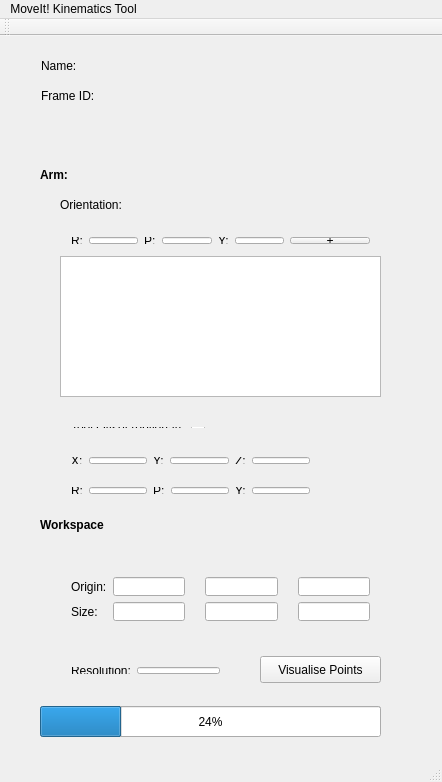
<?xml version="1.0" encoding="UTF-8"?>
<ui version="4.0">
 <class>MainWindow</class>
 <widget class="QMainWindow" name="MainWindow">
  <property name="geometry">
   <rect>
    <x>0</x>
    <y>0</y>
    <width>442</width>
    <height>782</height>
   </rect>
  </property>
  <property name="windowTitle">
   <string>MainWindow</string>
  </property>
  <widget class="QWidget" name="centralWidget">
   <widget class="QWidget" name="layoutWidget">
    <property name="geometry">
     <rect>
      <x>60</x>
      <y>190</y>
      <width>321</width>
      <height>29</height>
     </rect>
    </property>
    <layout class="QHBoxLayout" name="horizontalLayout">
     <item>
      <widget class="QLabel" name="label_8">
       <property name="text">
        <string>R:</string>
       </property>
      </widget>
     </item>
     <item>
      <widget class="QLineEdit" name="edit_text_roll"/>
     </item>
     <item>
      <widget class="QLabel" name="label_9">
       <property name="text">
        <string>P:</string>
       </property>
      </widget>
     </item>
     <item>
      <widget class="QLineEdit" name="edit_text_pitch"/>
     </item>
     <item>
      <widget class="QLabel" name="label_10">
       <property name="text">
        <string>Y:</string>
       </property>
      </widget>
     </item>
     <item>
      <widget class="QLineEdit" name="edit_text_yaw"/>
     </item>
     <item>
      <spacer name="horizontalSpacer">
       <property name="orientation">
        <enum>Qt::Horizontal</enum>
       </property>
       <property name="sizeHint" stdset="0">
        <size>
         <width>40</width>
         <height>20</height>
        </size>
       </property>
      </spacer>
     </item>
     <item>
      <widget class="QPushButton" name="add_button">
       <property name="text">
        <string>+</string>
       </property>
      </widget>
     </item>
    </layout>
   </widget>
   <widget class="QLabel" name="label_2">
    <property name="geometry">
     <rect>
      <x>41</x>
      <y>51</y>
      <width>64</width>
      <height>17</height>
     </rect>
    </property>
    <property name="text">
     <string>Frame ID:</string>
    </property>
   </widget>
   <widget class="QLabel" name="label_7">
    <property name="geometry">
     <rect>
      <x>60</x>
      <y>160</y>
      <width>91</width>
      <height>17</height>
     </rect>
    </property>
    <property name="text">
     <string>Orientation:</string>
    </property>
   </widget>
   <widget class="QLabel" name="label">
    <property name="geometry">
     <rect>
      <x>41</x>
      <y>21</y>
      <width>43</width>
      <height>17</height>
     </rect>
    </property>
    <property name="text">
     <string>Name:</string>
    </property>
   </widget>
   <widget class="QTableWidget" name="table_widget">
    <property name="geometry">
     <rect>
      <x>60</x>
      <y>220</y>
      <width>321</width>
      <height>141</height>
     </rect>
    </property>
   </widget>
   <widget class="QPushButton" name="compute_button">
    <property name="geometry">
     <rect>
      <x>40</x>
      <y>670</y>
      <width>341</width>
      <height>27</height>
     </rect>
    </property>
    <property name="text">
     <string>Compute</string>
    </property>
   </widget>
   <widget class="QLabel" name="label_15">
    <property name="geometry">
     <rect>
      <x>40</x>
      <y>130</y>
      <width>66</width>
      <height>17</height>
     </rect>
    </property>
    <property name="font">
     <font>
      <weight>75</weight>
      <bold>true</bold>
     </font>
    </property>
    <property name="text">
     <string>Arm:</string>
    </property>
   </widget>
   <widget class="QLabel" name="label_4">
    <property name="geometry">
     <rect>
      <x>40</x>
      <y>480</y>
      <width>81</width>
      <height>17</height>
     </rect>
    </property>
    <property name="font">
     <font>
      <weight>75</weight>
      <bold>true</bold>
     </font>
    </property>
    <property name="text">
     <string>Workspace</string>
    </property>
   </widget>
   <widget class="QWidget" name="">
    <property name="geometry">
     <rect>
      <x>60</x>
      <y>620</y>
      <width>171</width>
      <height>29</height>
     </rect>
    </property>
    <layout class="QHBoxLayout" name="horizontalLayout_2">
     <item>
      <widget class="QLabel" name="label_6">
       <property name="text">
        <string>Resolution:</string>
       </property>
      </widget>
     </item>
     <item>
      <widget class="QLineEdit" name="edit_text_resolution"/>
     </item>
    </layout>
   </widget>
   <widget class="QPushButton" name="visualise_button">
    <property name="geometry">
     <rect>
      <x>260</x>
      <y>620</y>
      <width>121</width>
      <height>27</height>
     </rect>
    </property>
    <property name="text">
     <string>Visualise Points</string>
    </property>
   </widget>
   <widget class="QWidget" name="layoutWidget_2">
    <property name="geometry">
     <rect>
      <x>60</x>
      <y>440</y>
      <width>261</width>
      <height>29</height>
     </rect>
    </property>
    <layout class="QHBoxLayout" name="horizontalLayout_8">
     <item>
      <widget class="QLabel" name="label_offset_roll">
       <property name="text">
        <string>R:</string>
       </property>
      </widget>
     </item>
     <item>
      <widget class="QLineEdit" name="edit_text_offset_roll"/>
     </item>
     <item>
      <widget class="QLabel" name="label_offset_pitch">
       <property name="text">
        <string>P:</string>
       </property>
      </widget>
     </item>
     <item>
      <widget class="QLineEdit" name="edit_text_offset_pitch"/>
     </item>
     <item>
      <widget class="QLabel" name="label_offset_yaw">
       <property name="text">
        <string>Y:</string>
       </property>
      </widget>
     </item>
     <item>
      <widget class="QLineEdit" name="edit_text_offset_yaw"/>
     </item>
    </layout>
   </widget>
   <widget class="QProgressBar" name="progress_bar">
    <property name="geometry">
     <rect>
      <x>40</x>
      <y>670</y>
      <width>341</width>
      <height>31</height>
     </rect>
    </property>
    <property name="value">
     <number>24</number>
    </property>
   </widget>
   <widget class="QWidget" name="">
    <property name="geometry">
     <rect>
      <x>60</x>
      <y>380</y>
      <width>176</width>
      <height>23</height>
     </rect>
    </property>
    <layout class="QHBoxLayout" name="horizontalLayout_3">
     <item>
      <widget class="QLabel" name="label_11">
       <property name="text">
        <string>Tool Offset (optional):</string>
       </property>
      </widget>
     </item>
     <item>
      <widget class="QCheckBox" name="tool_offset_enabled">
       <property name="text">
        <string/>
       </property>
      </widget>
     </item>
    </layout>
   </widget>
   <widget class="QWidget" name="">
    <property name="geometry">
     <rect>
      <x>60</x>
      <y>410</y>
      <width>261</width>
      <height>29</height>
     </rect>
    </property>
    <layout class="QHBoxLayout" name="horizontalLayout_7">
     <item>
      <widget class="QLabel" name="label_offset_x">
       <property name="text">
        <string>X:</string>
       </property>
      </widget>
     </item>
     <item>
      <widget class="QLineEdit" name="edit_text_offset_x"/>
     </item>
     <item>
      <widget class="QLabel" name="label_offset_y">
       <property name="text">
        <string>Y:</string>
       </property>
      </widget>
     </item>
     <item>
      <widget class="QLineEdit" name="edit_text_offset_y"/>
     </item>
     <item>
      <widget class="QLabel" name="label_offset_z">
       <property name="text">
        <string>Z:</string>
       </property>
      </widget>
     </item>
     <item>
      <widget class="QLineEdit" name="edit_text_offset_z"/>
     </item>
    </layout>
   </widget>
   <widget class="QWidget" name="">
    <property name="geometry">
     <rect>
      <x>110</x>
      <y>510</y>
      <width>271</width>
      <height>20</height>
     </rect>
    </property>
    <layout class="QHBoxLayout" name="horizontalLayout_9">
     <item>
      <widget class="QLabel" name="label_20">
       <property name="text">
        <string>X</string>
       </property>
       <property name="alignment">
        <set>Qt::AlignCenter</set>
       </property>
      </widget>
     </item>
     <item>
      <widget class="QLabel" name="label_21">
       <property name="text">
        <string>Y</string>
       </property>
       <property name="alignment">
        <set>Qt::AlignCenter</set>
       </property>
      </widget>
     </item>
     <item>
      <widget class="QLabel" name="label_22">
       <property name="text">
        <string>Z</string>
       </property>
       <property name="alignment">
        <set>Qt::AlignCenter</set>
       </property>
      </widget>
     </item>
    </layout>
   </widget>
   <widget class="QWidget" name="">
    <property name="geometry">
     <rect>
      <x>60</x>
      <y>530</y>
      <width>321</width>
      <height>66</height>
     </rect>
    </property>
    <layout class="QHBoxLayout" name="horizontalLayout_11">
     <item>
      <layout class="QVBoxLayout" name="verticalLayout_4">
       <item>
        <widget class="QLabel" name="label_5">
         <property name="text">
          <string>Origin:</string>
         </property>
        </widget>
       </item>
       <item>
        <widget class="QLabel" name="label_19">
         <property name="text">
          <string>Size:</string>
         </property>
        </widget>
       </item>
      </layout>
     </item>
     <item>
      <layout class="QHBoxLayout" name="horizontalLayout_10">
       <item>
        <layout class="QVBoxLayout" name="verticalLayout_3">
         <item>
          <widget class="QLineEdit" name="edit_text_origin_x"/>
         </item>
         <item>
          <widget class="QLineEdit" name="edit_text_size_x"/>
         </item>
        </layout>
       </item>
       <item>
        <spacer name="horizontalSpacer_2">
         <property name="orientation">
          <enum>Qt::Horizontal</enum>
         </property>
         <property name="sizeHint" stdset="0">
          <size>
           <width>50</width>
           <height>20</height>
          </size>
         </property>
        </spacer>
       </item>
       <item>
        <layout class="QVBoxLayout" name="verticalLayout_2">
         <item>
          <widget class="QLineEdit" name="edit_text_origin_y"/>
         </item>
         <item>
          <widget class="QLineEdit" name="edit_text_size_y"/>
         </item>
        </layout>
       </item>
       <item>
        <spacer name="horizontalSpacer_3">
         <property name="orientation">
          <enum>Qt::Horizontal</enum>
         </property>
         <property name="sizeHint" stdset="0">
          <size>
           <width>50</width>
           <height>20</height>
          </size>
         </property>
        </spacer>
       </item>
       <item>
        <layout class="QVBoxLayout" name="verticalLayout">
         <item>
          <widget class="QLineEdit" name="edit_text_origin_z"/>
         </item>
         <item>
          <widget class="QLineEdit" name="edit_text_size_z"/>
         </item>
        </layout>
       </item>
      </layout>
     </item>
    </layout>
   </widget>
   <widget class="QLabel" name="frame_id_label">
    <property name="geometry">
     <rect>
      <x>129</x>
      <y>51</y>
      <width>161</width>
      <height>27</height>
     </rect>
    </property>
    <property name="text">
     <string/>
    </property>
   </widget>
   <widget class="QLabel" name="name_label">
    <property name="geometry">
     <rect>
      <x>129</x>
      <y>21</y>
      <width>161</width>
      <height>27</height>
     </rect>
    </property>
    <property name="text">
     <string/>
    </property>
   </widget>
  </widget>
  <widget class="QMenuBar" name="menuBar">
   <property name="geometry">
    <rect>
     <x>0</x>
     <y>0</y>
     <width>442</width>
     <height>25</height>
    </rect>
   </property>
   <widget class="QMenu" name="menuMoveIt_Kinematics_Tool">
    <property name="title">
     <string>MoveIt! Kinematics Tool</string>
    </property>
    <addaction name="actionSave_Current"/>
   </widget>
   <addaction name="menuMoveIt_Kinematics_Tool"/>
  </widget>
  <widget class="QToolBar" name="mainToolBar">
   <attribute name="toolBarArea">
    <enum>TopToolBarArea</enum>
   </attribute>
   <attribute name="toolBarBreak">
    <bool>false</bool>
   </attribute>
  </widget>
  <widget class="QStatusBar" name="statusBar"/>
  <action name="actionSave_Current">
   <property name="text">
    <string>Save Current</string>
   </property>
  </action>
 </widget>
 <layoutdefault spacing="6" margin="11"/>
 <resources/>
 <connections>
  <connection>
   <sender>add_button</sender>
   <signal>clicked()</signal>
   <receiver>MainWindow</receiver>
   <slot>addRow()</slot>
   <hints>
    <hint type="sourcelabel">
     <x>379</x>
     <y>246</y>
    </hint>
    <hint type="destinationlabel">
     <x>441</x>
     <y>305</y>
    </hint>
   </hints>
  </connection>
  <connection>
   <sender>compute_button</sender>
   <signal>clicked()</signal>
   <receiver>MainWindow</receiver>
   <slot>compute()</slot>
   <hints>
    <hint type="sourcelabel">
     <x>99</x>
     <y>699</y>
    </hint>
    <hint type="destinationlabel">
     <x>441</x>
     <y>481</y>
    </hint>
   </hints>
  </connection>
  <connection>
   <sender>tool_offset_enabled</sender>
   <signal>clicked(bool)</signal>
   <receiver>MainWindow</receiver>
   <slot>showOffset(bool)</slot>
   <hints>
    <hint type="sourcelabel">
     <x>227</x>
     <y>437</y>
    </hint>
    <hint type="destinationlabel">
     <x>370</x>
     <y>419</y>
    </hint>
   </hints>
  </connection>
  <connection>
   <sender>visualise_button</sender>
   <signal>clicked()</signal>
   <receiver>MainWindow</receiver>
   <slot>visualiseWorkspace()</slot>
   <hints>
    <hint type="sourcelabel">
     <x>368</x>
     <y>669</y>
    </hint>
    <hint type="destinationlabel">
     <x>441</x>
     <y>634</y>
    </hint>
   </hints>
  </connection>
 </connections>
 <slots>
  <signal>progress_points()</signal>
  <slot>addRow()</slot>
  <slot>compute()</slot>
  <slot>showOffset(bool)</slot>
  <slot>visualiseWorkspace()</slot>
  <slot>publish()</slot>
 </slots>
</ui>
